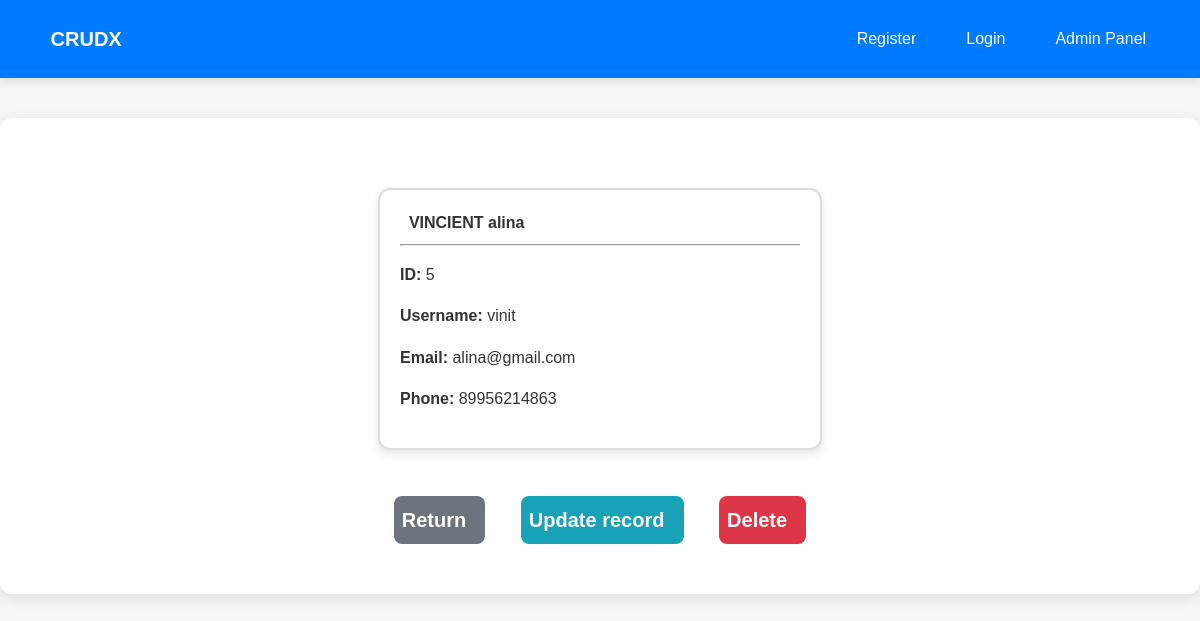
The app's page /view-record/5/ with its own data.
### webapp/models.py (models this page shows, shortened)
class Record(models.Model):
    user = models.ForeignKey(User, on_delete=models.CASCADE, null=True, blank=True)
    first_name = models.CharField(max_length=100)
    last_name = models.CharField(max_length=100)
    email = models.CharField(max_length=255)
    phone = models.CharField(max_length=20)

### webapp/views.py (the view)
# urls.py: path('view-record/<int:pk>/', views.view_record, name='view-record'),
def view_record(request, pk):
    record = get_object_or_404(Record, id=pk)
    return render(request, 'webapp/view-record.html', {'record': record})

### webapp/templates/webapp/view-record.html (shortened to what this page needs)
{% extends 'webapp/base.html' %}
{% block content %}
    <div class="card">
        <div class="card-body">
            <strong>
                {{ record.last_name|upper }}
                {{ record.first_name }}
            </strong>
            <hr>
            <p> <strong> ID: </strong> {{ record.id }} </p>
            <p> <strong> Username: </strong> {{ record.user.username }} </p>
            <p> <strong> Email: </strong> {{ record.email }} </p>
            <p> <strong> Phone: </strong> {{ record.phone }} </p>
        </div>
    </div>
    <br>
    <div class="button-container">
        <a href="{% url 'dashboard' %}" class="btn btn-secondary">
            Return &nbsp;
        </a>
        <a href="{% url 'update-record' record.id %}" class="btn btn-info">
            Update record &nbsp;
        </a>
        <a href="{% url 'delete-record' record.id %}" class="btn btn-danger">
            Delete &nbsp;
        </a>
    </div>
{% endblock %}

### static/css/style.css (style rules this page uses)
body { font-family: 'Arial', sans-serif; background-color: #f4f7f6; color: #333; margin: 0; padding: 0; box-sizing: border-box; line-height: 1.6; }
a { color: #1e88e5; text-decoration: none; transition: color 0.3s ease; }
.btn { padding: 8px 8px; border-radius: 8px; cursor: pointer; font-weight: bold; transition: background-color 0.3s ease, transform 0.2s ease; border: none; text-align: center; display: inline-block; font-size: 20px; }
.button-container { display: flex; justify-content: center; align-items: center; gap: 15px; font-size: 20px; }
.btn-secondary { background-color: #6c757d; color: #ffffff; font-size: 20px; }
.btn-info { background-color: #17a2b8; color: #ffffff; font-size: 20px; }
.btn-danger { background-color: #dc3545; color: #ffffff; font-size: 20px; }
.card { background-color: #fff; border: 2px solid #ddd; border-radius: 12px; padding: 20px; box-shadow: 0 4px 10px rgba(0, 0, 0, 0.1); max-width: 400px; margin: 20px auto; }
.card-body { color: #333; line-height: 1.6; }

### records on screen
Record: last_name "VINCIENT", first_name "alina", id "5", user.username "vinit", email "alina@gmail.com", phone "89956214863"
